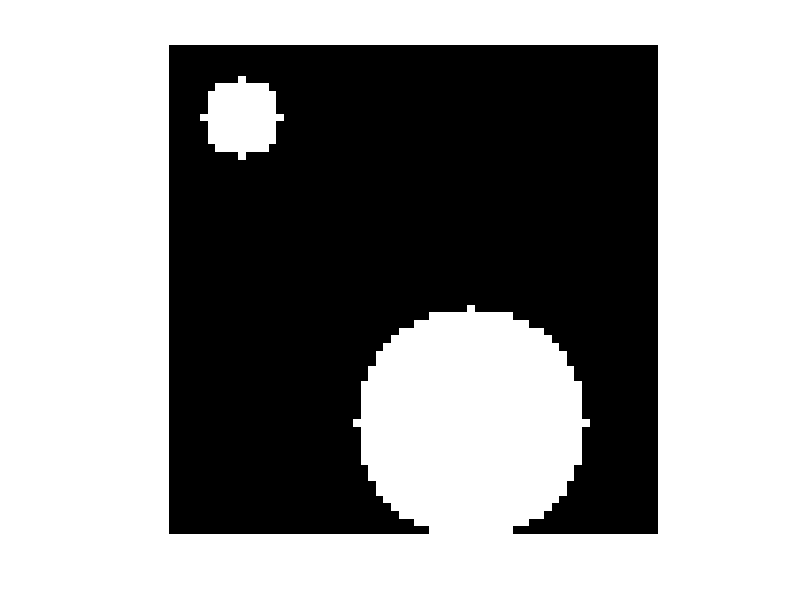

Source code (MATLAB):
clear variables
img= uint8(zeros(64, 64, 3));
for i=1:64
    for j=1:64
        if sqrt((i-50)^2 + (j-40)^2) <= 15 || sqrt((i-10)^2 + (j-10)^2) <= 5
            img(i, j, :) = 255;
        end
    end
end
imshow(img)
img = imresize(img, [480 640]);
imwrite(img, 'test.ppm');